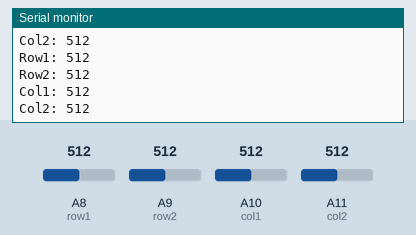
A sketch run on a simulated Arduino Mega 2560, built with avr-gcc and run on an emulated ATmega2560. Parts: the last lines printed to the serial monitor. The test bench sets the inputs (shaded band); at power-on: A8 (row1) = 512, A9 (row2) = 512, A10 (col1) = 512, A11 (col2) = 512.

Above: at 2.8 s.
2.9 s: A8 (row1) set to 716
5.6 s: A9 (row2) set to 716
At 7.2 s:
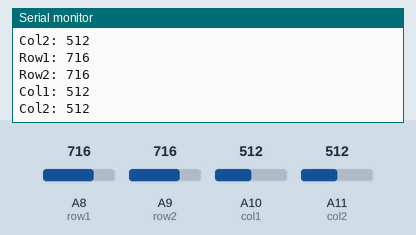
8.3 s: A10 (col1) set to 716
At 10.8 s:
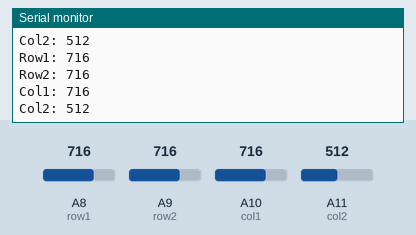
11.0 s: A11 (col2) set to 716
At 13.1 s:
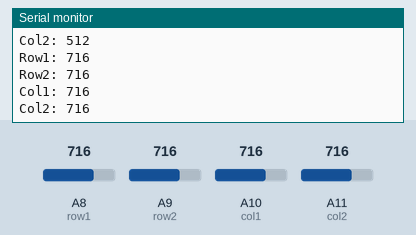
13.7 s: A8 (row1) set to 992
16.4 s: A9 (row2) set to 992
At 19.0 s:
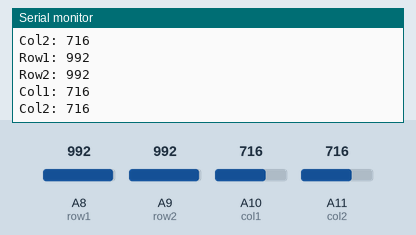
Timing chart, 0 to 20.1 s (numbered marks = the images above; inputs shaded):
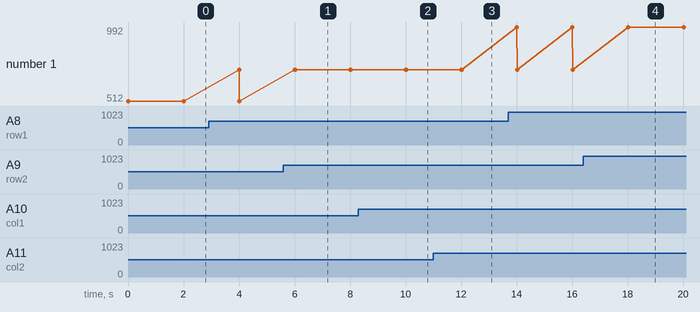

The sketch:

Velostat_Prototype_final_code.ino
```cpp
// Velostat Pressure Sensor - Arduino Nano
// Output only to Serial Monitor
// NOTE Hard touches respond well to low resistance, while soft touches respond well to high resistance.
const int row1 = A8;
const int row2 = A9;
const int col1= A10;
const int col2= A11;

int point_of_contactX{};
int point_of_contactY{};
void clearSerial() {
  for (int i = 0; i < 22; i++) {
    Serial.println();
  }
}

void setup() {
  Serial.begin(9600);
}

void loop() {
  int pressure_row1 = analogRead(row1);
  int pressure_row2 = analogRead(row2);
  int pressure_col1 = analogRead(col1);
  int pressure_col2 = analogRead(col2);
  if (pressure_row1<=120){
    point_of_contactX=0;
  }
  else if(pressure_row2<=120){
    point_of_contactX=1;
  }
  if(pressure_col1<=120){
    point_of_contactY=0;
  }
  else if(pressure_col2<=120){
    point_of_contactY=1;
  }
  Serial.print("Row1: ");
  Serial.println(pressure_row1);

  Serial.print("Row2: ");
  Serial.println(pressure_row2);

  Serial.print("Col1: ");
  Serial.println(pressure_col1);

  Serial.print("Col2: ");
  Serial.println(pressure_col2);

  // Serial.print("Point of contact X at: ");
  // Serial.println(point_of_contactX);

  // Serial.print("Point of contact Y at: ");
  // Serial.println(point_of_contactY);
  delay(2000);
}
```

Measured:
- after the input at 5.6 s, the serial monitor: prints a new line after 0.42 s (image 1)
- after the input at 8.3 s, the serial monitor: prints a new line after 1.7 s (image 2)
- after the input at 11.0 s, the serial monitor: prints a new line after 1.0 s (image 3)
- after the input at 16.4 s, the serial monitor: prints a new line after 1.6 s (image 4)
